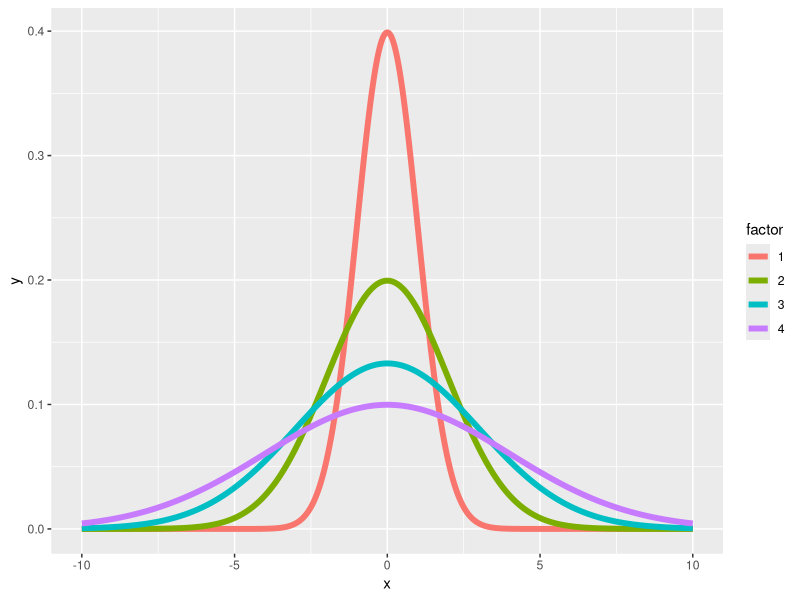
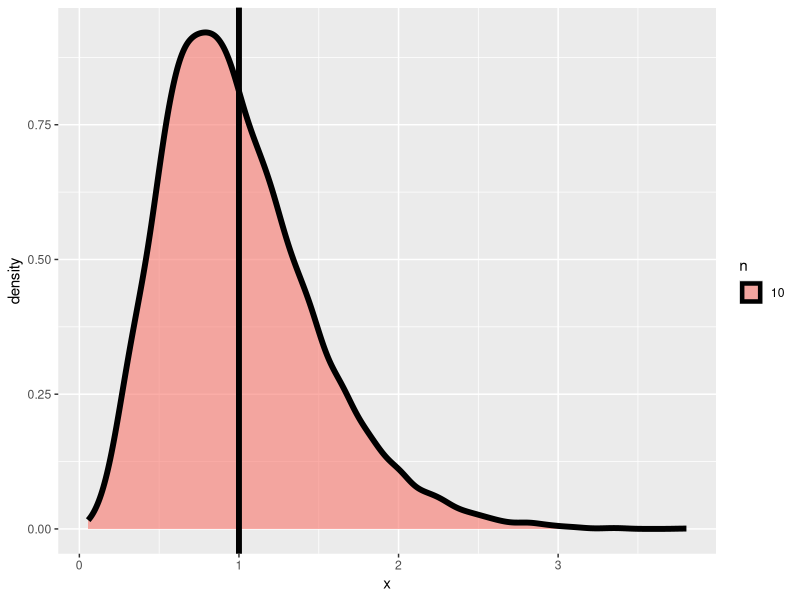
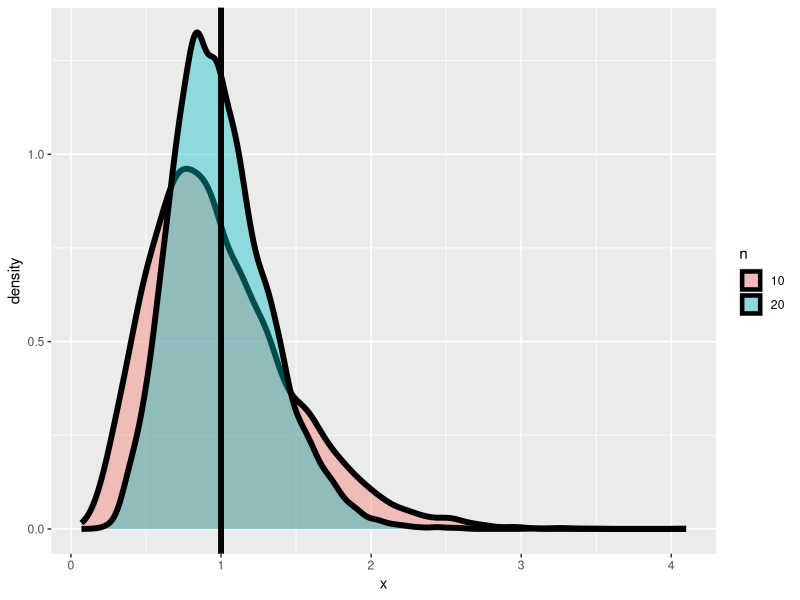
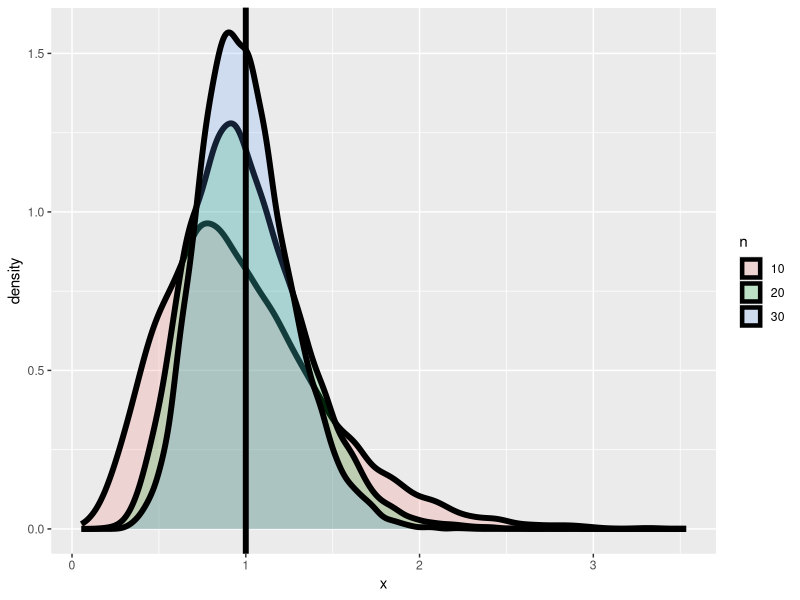

The R source for these figures, in order:
## ---- chunk 1
library(ggplot2)
dice_fair <- c(1/6,1/6,1/6,1/6,1/6,1/6)
dice_high <- c(1/21,2/21,3/21,4/21,5/21,6/21)
dice_low <- c(6/21,5/21,4/21,3/21,2/21,1/21)
expect_dice <- function(pmf){ mu <- 0; for (i in 1:6) mu <- mu + i*pmf[i]; mu}
dice_sqr <- c(1,4,9,16,25,36)
edh <- expect_dice(dice_high)
edl <- expect_dice(dice_low)
nsim <- 1000
samsz <- 10
## ---- chunk 2
dice_sqr
## ---- chunk 3
ex2_fair <- sum(dice_fair * dice_sqr)
## ---- chunk 4
ex2_fair - 3.5^2
## ---- chunk 5
sum(dice_high * dice_sqr) - edh^2
## ---- chunk 6
xvals <- seq(-10, 10, by = .01)
dat <- data.frame(
  y = c(
    dnorm(xvals, mean = 0, sd = 1),
    dnorm(xvals, mean = 0, sd = 2),
    dnorm(xvals, mean = 0, sd = 3),
    dnorm(xvals, mean = 0, sd = 4)
  ),
  x = rep(xvals, 4),
  factor = factor(rep(1 : 4, rep(length(xvals), 4)))
)
g <- ggplot(dat, aes(x = x, y = y, color = factor)) + geom_line(size = 2)    
print(g)
## ---- chunk 7
nosim <- 10000; 
dat <- data.frame(
  x = c(apply(matrix(rnorm(nosim * 10), nosim), 1, var)),
  n = factor(rep(c("10"), c(nosim))) 
)
g <- ggplot(dat, aes(x = x, fill = n)) + geom_density(size = 2, alpha = .6) + geom_vline(xintercept = 1, size = 2) 
print(g)
## ---- chunk 8
dat <- data.frame(
  x = c(apply(matrix(rnorm(nosim * 10), nosim), 1, var),
        apply(matrix(rnorm(nosim * 20), nosim), 1, var)),
  n = factor(rep(c("10", "20"), c(nosim, nosim))) 
)
g <- ggplot(dat, aes(x = x, fill = n)) + geom_density(size = 2, alpha = .4) + geom_vline(xintercept = 1, size = 2) 
print(g)
## ---- chunk 9
dat <- data.frame(
  x = c(apply(matrix(rnorm(nosim * 10), nosim), 1, var),
        apply(matrix(rnorm(nosim * 20), nosim), 1, var),
        apply(matrix(rnorm(nosim * 30), nosim), 1, var)),
  n = factor(rep(c("10", "20", "30"), c(nosim, nosim, nosim))) 
)
g <- ggplot(dat, aes(x = x, fill = n)) + geom_density(size = 2, alpha = .2) + geom_vline(xintercept = 1, size = 2) 
print(g)
## ---- chunk 10
sd(apply(matrix(rnorm(10000),1000),1,mean))
## ---- chunk 11
1/sqrt(10)
## ---- chunk 12
1/sqrt(120)
## ---- chunk 13
sd(apply(matrix(runif(10000),1000),1,mean))
## ---- chunk 14
2/sqrt(10)
## ---- chunk 15
sd(apply(matrix(rpois(10000,4),1000),1,mean))
## ---- chunk 16
1/(2 * sqrt(10))
## ---- chunk 17
sd(apply(matrix(sample(0:1,10000,TRUE),1000),1,mean))
